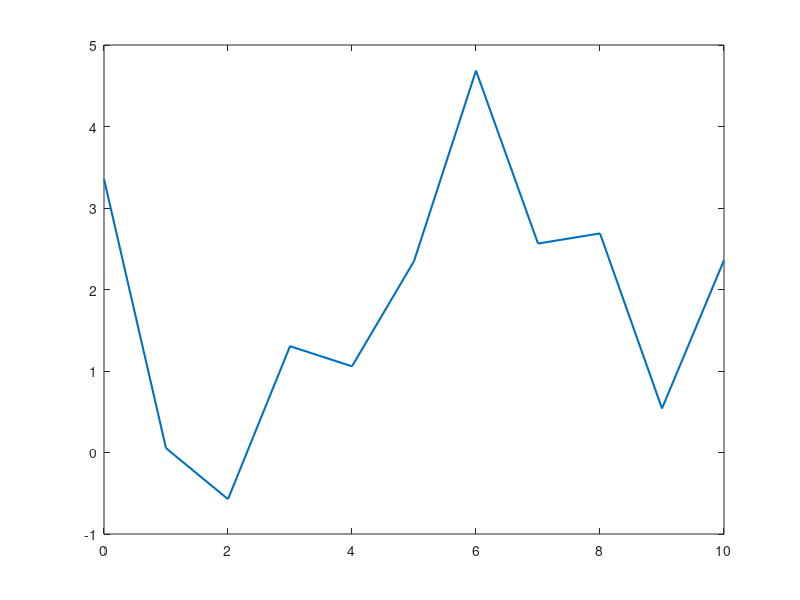
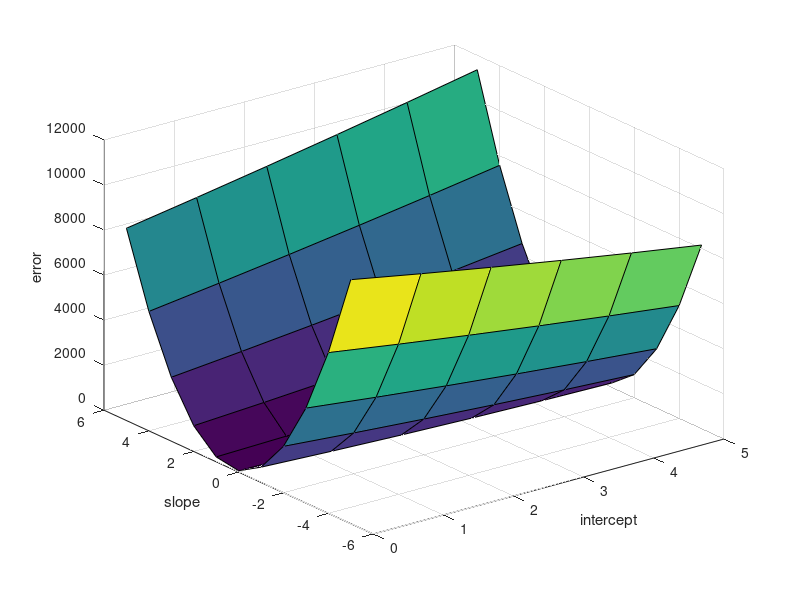
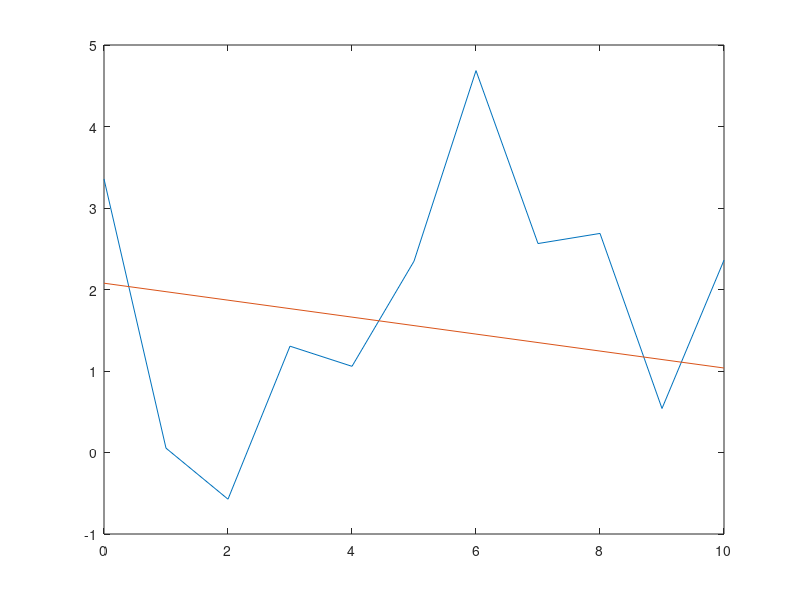

MATLAB code for these plots, in order:
tic
sig=2;
mu=2;
weight=0:1:10;
height=sig*randn(1,length(weight))+mu; 
% height=2*weight+3;
% height=sin(weight);
plot(weight,height,"linewidth",1.5)
slope=-5:1:5;
intercept=0:1:5;
error1=zeros(length(slope),length(intercept)); %to store mean squared errors
for i=1:length(slope)
    for j=1:length(intercept)
        predop=weight*slope(i)+intercept(j);
        error=0;
        hold on
        for k=1:length(predop)
            error=error+(height(k)-predop(k))^2;
        end
        error1(i,j)=error;
    end
end
error1;
figure
[X,Y]=meshgrid(intercept,slope);
 surf(X,Y,error1);
 xlabel("intercept")
 ylabel("slope")
 zlabel("error")
 
 %gradient descent
 niter=1000;
 steps=-inf;
 stepi=-inf;
 lrs=0.0003;  %learning rate for calculating grad wrt slope
 lri=0.0009;   %learning rate for calculating grad wrt intercept
 iter=0;
 k=slope(1);  %starting from inital value of slope
 l=intercept(1); %starting from inital value of intercept
 while(steps<=-0.01 && iter<=niter && stepi<=-0.01)  %terminating conditions
     gradients=0;  %gradient wrt slope
     gradienti=0;  %gradient wrt intercept
     for i=1:length(weight)
         gradients=gradients+(-2*(height(i)-(weight(i)*k+l))*weight(i));
     end
     
     for i=1:length(weight)
         gradienti=gradienti+(-2*(height(i)-(weight(i)*k+l)));
     end
%      gradients
    if(steps<=-0.01)
     steps=gradients*lrs;
    end
    if(stepi<=-0.01)
     stepi=gradienti*lri;
    end
     k=k-steps;
     l=l-stepi;
     iter=iter+1;
 end
 predslope=k
 predintercept=l
 iter
 figure
 plot(weight,height)
 hold on
 plot(weight,weight*predslope+predintercept)
 %next 10 predicted values
 new=11:1:21;
 new*predslope+predintercept
 toc